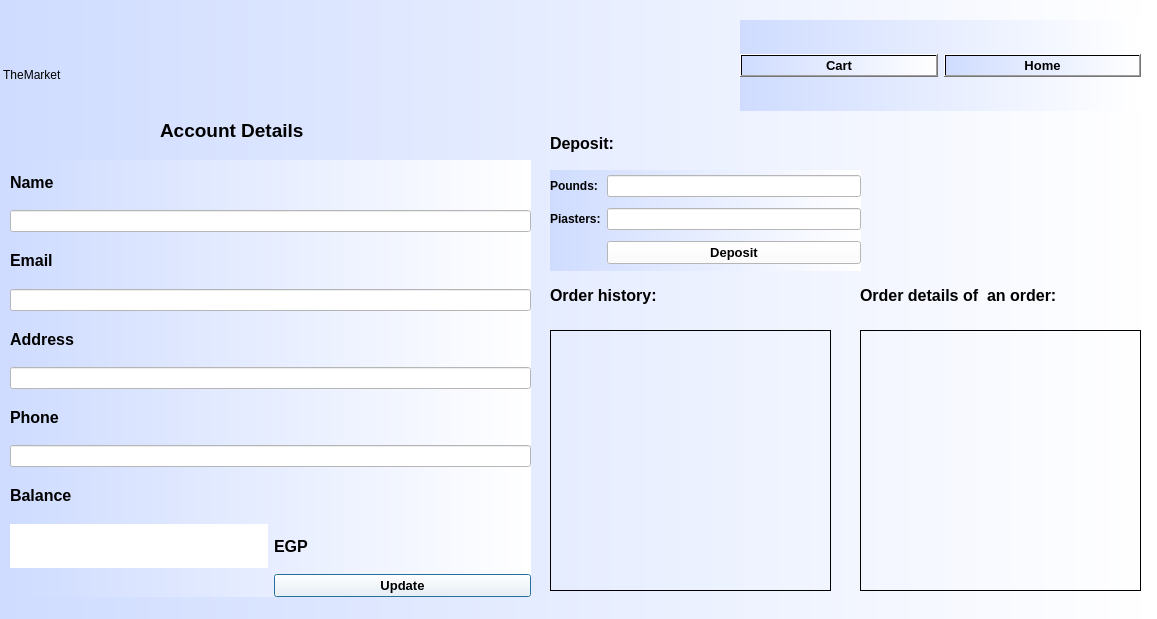
<?xml version="1.0" encoding="UTF-8"?>
<ui version="4.0">
 <class>Account</class>
 <widget class="QDialog" name="Account">
  <property name="geometry">
   <rect>
    <x>0</x>
    <y>0</y>
    <width>1157</width>
    <height>619</height>
   </rect>
  </property>
  <property name="windowTitle">
   <string>Dialog</string>
  </property>
  <property name="styleSheet">
   <string notr="true">background-color: qlineargradient(spread:pad, x1:0, y1:0, x2:1, y2:0, stop:0 rgba(207, 220, 255, 255), stop:1 rgba(255, 255, 255, 255));</string>
  </property>
  <widget class="QLabel" name="label">
   <property name="geometry">
    <rect>
     <x>0</x>
     <y>0</y>
     <width>250</width>
     <height>150</height>
    </rect>
   </property>
   <property name="styleSheet">
    <string notr="true">font: 26pt &quot;Forte&quot;;

background-color: qradialgradient(spread:pad, cx:0.5, cy:0.5, radius:2, fx:0.500038, fy:0.511, stop:0.370192 rgba(255, 255, 255, 0), stop:0.4 rgba(255, 162, 162, 80), stop:0.425 rgba(255, 132, 132, 156), stop:0.427885 rgba(255, 188, 188, 80), stop:0.44 rgba(252, 128, 128, 80), stop:1 rgba(255, 255, 255, 0));</string>
   </property>
   <property name="text">
    <string> TheMarket</string>
   </property>
  </widget>
  <widget class="QLabel" name="label_2">
   <property name="geometry">
    <rect>
     <x>160</x>
     <y>120</y>
     <width>171</width>
     <height>20</height>
    </rect>
   </property>
   <property name="font">
    <font>
     <pointsize>14</pointsize>
     <bold>true</bold>
    </font>
   </property>
   <property name="styleSheet">
    <string notr="true">

background-color: qradialgradient(spread:pad, cx:0.5, cy:0.5, radius:2, fx:0.500038, fy:0.511, stop:0.370192 rgba(255, 255, 255, 0), stop:0.4 rgba(255, 162, 162, 80), stop:0.425 rgba(255, 132, 132, 156), stop:0.427885 rgba(255, 188, 188, 80), stop:0.44 rgba(252, 128, 128, 80), stop:1 rgba(255, 255, 255, 0));</string>
   </property>
   <property name="text">
    <string>Account Details</string>
   </property>
  </widget>
  <widget class="QWidget" name="layoutWidget">
   <property name="geometry">
    <rect>
     <x>10</x>
     <y>160</y>
     <width>521</width>
     <height>437</height>
    </rect>
   </property>
   <layout class="QGridLayout" name="gridLayout">
    <item row="8" column="0">
     <widget class="QLabel" name="label_14">
      <property name="font">
       <font>
        <pointsize>12</pointsize>
        <bold>true</bold>
       </font>
      </property>
      <property name="styleSheet">
       <string notr="true">background-color: qradialgradient(spread:pad, cx:0.5, cy:0.5, radius:2, fx:0.500038, fy:0.511, stop:0.370192 rgba(255, 255, 255, 0), stop:0.4 rgba(255, 162, 162, 80), stop:0.425 rgba(255, 132, 132, 156), stop:0.427885 rgba(255, 188, 188, 80), stop:0.44 rgba(252, 128, 128, 80), stop:1 rgba(255, 255, 255, 0));</string>
      </property>
      <property name="text">
       <string>Balance</string>
      </property>
     </widget>
    </item>
    <item row="3" column="0" colspan="2">
     <widget class="QLineEdit" name="email">
      <property name="styleSheet">
       <string notr="true">background-color: rgb(255, 255, 255);</string>
      </property>
     </widget>
    </item>
    <item row="10" column="1">
     <widget class="QPushButton" name="save">
      <property name="font">
       <font>
        <pointsize>10</pointsize>
        <bold>true</bold>
       </font>
      </property>
      <property name="styleSheet">
       <string notr="true">background-color: rgb(255, 255, 255);</string>
      </property>
      <property name="text">
       <string>Update</string>
      </property>
     </widget>
    </item>
    <item row="7" column="0" colspan="2">
     <widget class="QLineEdit" name="phone">
      <property name="styleSheet">
       <string notr="true">background-color: rgb(255, 255, 255);</string>
      </property>
     </widget>
    </item>
    <item row="6" column="0">
     <widget class="QLabel" name="label_12">
      <property name="font">
       <font>
        <pointsize>12</pointsize>
        <bold>true</bold>
       </font>
      </property>
      <property name="styleSheet">
       <string notr="true">background-color: qradialgradient(spread:pad, cx:0.5, cy:0.5, radius:2, fx:0.500038, fy:0.511, stop:0.370192 rgba(255, 255, 255, 0), stop:0.4 rgba(255, 162, 162, 80), stop:0.425 rgba(255, 132, 132, 156), stop:0.427885 rgba(255, 188, 188, 80), stop:0.44 rgba(252, 128, 128, 80), stop:1 rgba(255, 255, 255, 0));</string>
      </property>
      <property name="text">
       <string>Phone</string>
      </property>
     </widget>
    </item>
    <item row="1" column="0" colspan="2">
     <widget class="QLineEdit" name="name">
      <property name="styleSheet">
       <string notr="true">background-color: rgb(255, 255, 255);</string>
      </property>
      <property name="text">
       <string/>
      </property>
     </widget>
    </item>
    <item row="5" column="0" colspan="2">
     <widget class="QLineEdit" name="address">
      <property name="styleSheet">
       <string notr="true">background-color: rgb(255, 255, 255);</string>
      </property>
     </widget>
    </item>
    <item row="0" column="0">
     <widget class="QLabel" name="label_5">
      <property name="font">
       <font>
        <pointsize>12</pointsize>
        <bold>true</bold>
       </font>
      </property>
      <property name="styleSheet">
       <string notr="true">background-color: qradialgradient(spread:pad, cx:0.5, cy:0.5, radius:2, fx:0.500038, fy:0.511, stop:0.370192 rgba(255, 255, 255, 0), stop:0.4 rgba(255, 162, 162, 80), stop:0.425 rgba(255, 132, 132, 156), stop:0.427885 rgba(255, 188, 188, 80), stop:0.44 rgba(252, 128, 128, 80), stop:1 rgba(255, 255, 255, 0));</string>
      </property>
      <property name="text">
       <string>Name</string>
      </property>
     </widget>
    </item>
    <item row="9" column="1">
     <widget class="QLabel" name="label_15">
      <property name="font">
       <font>
        <pointsize>12</pointsize>
        <bold>true</bold>
       </font>
      </property>
      <property name="styleSheet">
       <string notr="true">background-color: qradialgradient(spread:pad, cx:0.5, cy:0.5, radius:2, fx:0.500038, fy:0.511, stop:0.370192 rgba(255, 255, 255, 0), stop:0.4 rgba(255, 162, 162, 80), stop:0.425 rgba(255, 132, 132, 156), stop:0.427885 rgba(255, 188, 188, 80), stop:0.44 rgba(252, 128, 128, 80), stop:1 rgba(255, 255, 255, 0));</string>
      </property>
      <property name="text">
       <string>EGP</string>
      </property>
     </widget>
    </item>
    <item row="4" column="0">
     <widget class="QLabel" name="label_9">
      <property name="font">
       <font>
        <pointsize>12</pointsize>
        <bold>true</bold>
       </font>
      </property>
      <property name="styleSheet">
       <string notr="true">background-color: qradialgradient(spread:pad, cx:0.5, cy:0.5, radius:2, fx:0.500038, fy:0.511, stop:0.370192 rgba(255, 255, 255, 0), stop:0.4 rgba(255, 162, 162, 80), stop:0.425 rgba(255, 132, 132, 156), stop:0.427885 rgba(255, 188, 188, 80), stop:0.44 rgba(252, 128, 128, 80), stop:1 rgba(255, 255, 255, 0));</string>
      </property>
      <property name="text">
       <string>Address</string>
      </property>
     </widget>
    </item>
    <item row="9" column="0">
     <widget class="QLabel" name="balance">
      <property name="styleSheet">
       <string notr="true">background-color: rgb(255, 255, 255);</string>
      </property>
      <property name="text">
       <string/>
      </property>
     </widget>
    </item>
    <item row="2" column="0">
     <widget class="QLabel" name="label_7">
      <property name="font">
       <font>
        <pointsize>12</pointsize>
        <bold>true</bold>
       </font>
      </property>
      <property name="styleSheet">
       <string notr="true">background-color: qradialgradient(spread:pad, cx:0.5, cy:0.5, radius:2, fx:0.500038, fy:0.511, stop:0.370192 rgba(255, 255, 255, 0), stop:0.4 rgba(255, 162, 162, 80), stop:0.425 rgba(255, 132, 132, 156), stop:0.427885 rgba(255, 188, 188, 80), stop:0.44 rgba(252, 128, 128, 80), stop:1 rgba(255, 255, 255, 0));</string>
      </property>
      <property name="text">
       <string>Email</string>
      </property>
     </widget>
    </item>
   </layout>
  </widget>
  <widget class="QWidget" name="layoutWidget">
   <property name="geometry">
    <rect>
     <x>740</x>
     <y>20</y>
     <width>401</width>
     <height>91</height>
    </rect>
   </property>
   <layout class="QHBoxLayout" name="horizontalLayout">
    <item>
     <widget class="QPushButton" name="pushButton_2">
      <property name="font">
       <font>
        <pointsize>10</pointsize>
        <bold>true</bold>
       </font>
      </property>
      <property name="styleSheet">
       <string notr="true">background-color: qlineargradient(spread:pad, x1:0, y1:0, x2:1, y2:0, stop:0 rgba(207, 220, 255, 255), stop:1 rgba(255, 255, 255, 255));</string>
      </property>
      <property name="text">
       <string>Cart</string>
      </property>
     </widget>
    </item>
    <item>
     <widget class="QPushButton" name="pushButton">
      <property name="font">
       <font>
        <pointsize>10</pointsize>
        <bold>true</bold>
       </font>
      </property>
      <property name="styleSheet">
       <string notr="true">background-color: qlineargradient(spread:pad, x1:0, y1:0, x2:1, y2:0, stop:0 rgba(207, 220, 255, 255), stop:1 rgba(255, 255, 255, 255));</string>
      </property>
      <property name="text">
       <string>Home</string>
      </property>
     </widget>
    </item>
   </layout>
  </widget>
  <widget class="QLabel" name="label_4">
   <property name="geometry">
    <rect>
     <x>550</x>
     <y>130</y>
     <width>78</width>
     <height>27</height>
    </rect>
   </property>
   <property name="font">
    <font>
     <pointsize>12</pointsize>
     <bold>true</bold>
    </font>
   </property>
   <property name="styleSheet">
    <string notr="true">background-color: qradialgradient(spread:pad, cx:0.5, cy:0.5, radius:2, fx:0.500038, fy:0.511, stop:0.370192 rgba(255, 255, 255, 0), stop:0.4 rgba(255, 162, 162, 80), stop:0.425 rgba(255, 132, 132, 156), stop:0.427885 rgba(255, 188, 188, 80), stop:0.44 rgba(252, 128, 128, 80), stop:1 rgba(255, 255, 255, 0));</string>
   </property>
   <property name="text">
    <string>Deposit:</string>
   </property>
  </widget>
  <widget class="QWidget" name="gridLayoutWidget">
   <property name="geometry">
    <rect>
     <x>550</x>
     <y>170</y>
     <width>311</width>
     <height>101</height>
    </rect>
   </property>
   <layout class="QGridLayout" name="gridLayout_2">
    <item row="0" column="1">
     <widget class="QLineEdit" name="poundLine">
      <property name="styleSheet">
       <string notr="true">background-color: rgb(255, 255, 255);</string>
      </property>
     </widget>
    </item>
    <item row="0" column="0">
     <widget class="QLabel" name="label_8">
      <property name="font">
       <font>
        <bold>true</bold>
       </font>
      </property>
      <property name="styleSheet">
       <string notr="true">background-color: qradialgradient(spread:pad, cx:0.5, cy:0.5, radius:2, fx:0.500038, fy:0.511, stop:0.370192 rgba(255, 255, 255, 0), stop:0.4 rgba(255, 162, 162, 80), stop:0.425 rgba(255, 132, 132, 156), stop:0.427885 rgba(255, 188, 188, 80), stop:0.44 rgba(252, 128, 128, 80), stop:1 rgba(255, 255, 255, 0));</string>
      </property>
      <property name="text">
       <string>Pounds:</string>
      </property>
     </widget>
    </item>
    <item row="1" column="1">
     <widget class="QLineEdit" name="piasterLine">
      <property name="styleSheet">
       <string notr="true">background-color: rgb(255, 255, 255);</string>
      </property>
     </widget>
    </item>
    <item row="1" column="0">
     <widget class="QLabel" name="label_6">
      <property name="font">
       <font>
        <bold>true</bold>
       </font>
      </property>
      <property name="styleSheet">
       <string notr="true">background-color: qradialgradient(spread:pad, cx:0.5, cy:0.5, radius:2, fx:0.500038, fy:0.511, stop:0.370192 rgba(255, 255, 255, 0), stop:0.4 rgba(255, 162, 162, 80), stop:0.425 rgba(255, 132, 132, 156), stop:0.427885 rgba(255, 188, 188, 80), stop:0.44 rgba(252, 128, 128, 80), stop:1 rgba(255, 255, 255, 0));</string>
      </property>
      <property name="text">
       <string>Piasters:</string>
      </property>
     </widget>
    </item>
    <item row="2" column="1">
     <widget class="QPushButton" name="deposit">
      <property name="font">
       <font>
        <pointsize>10</pointsize>
        <bold>true</bold>
       </font>
      </property>
      <property name="styleSheet">
       <string notr="true">background-color: rgb(255, 255, 255);</string>
      </property>
      <property name="text">
       <string>Deposit</string>
      </property>
     </widget>
    </item>
   </layout>
  </widget>
  <widget class="QLabel" name="label_10">
   <property name="geometry">
    <rect>
     <x>550</x>
     <y>280</y>
     <width>141</width>
     <height>31</height>
    </rect>
   </property>
   <property name="font">
    <font>
     <pointsize>12</pointsize>
     <bold>true</bold>
    </font>
   </property>
   <property name="styleSheet">
    <string notr="true">background-color: qradialgradient(spread:pad, cx:0.5, cy:0.5, radius:2, fx:0.500038, fy:0.511, stop:0.370192 rgba(255, 255, 255, 0), stop:0.4 rgba(255, 162, 162, 80), stop:0.425 rgba(255, 132, 132, 156), stop:0.427885 rgba(255, 188, 188, 80), stop:0.44 rgba(252, 128, 128, 80), stop:1 rgba(255, 255, 255, 0));</string>
   </property>
   <property name="text">
    <string>Order history:</string>
   </property>
  </widget>
  <widget class="QLabel" name="label_11">
   <property name="geometry">
    <rect>
     <x>860</x>
     <y>280</y>
     <width>271</width>
     <height>31</height>
    </rect>
   </property>
   <property name="font">
    <font>
     <pointsize>12</pointsize>
     <bold>true</bold>
    </font>
   </property>
   <property name="styleSheet">
    <string notr="true">background-color: qradialgradient(spread:pad, cx:0.5, cy:0.5, radius:2, fx:0.500038, fy:0.511, stop:0.370192 rgba(255, 255, 255, 0), stop:0.4 rgba(255, 162, 162, 80), stop:0.425 rgba(255, 132, 132, 156), stop:0.427885 rgba(255, 188, 188, 80), stop:0.44 rgba(252, 128, 128, 80), stop:1 rgba(255, 255, 255, 0));</string>
   </property>
   <property name="text">
    <string>Order details of  an order:</string>
   </property>
  </widget>
  <widget class="QScrollArea" name="scrollArea">
   <property name="geometry">
    <rect>
     <x>550</x>
     <y>330</y>
     <width>281</width>
     <height>261</height>
    </rect>
   </property>
   <property name="styleSheet">
    <string notr="true">background-color: qradialgradient(spread:pad, cx:0.5, cy:0.5, radius:2, fx:0.500038, fy:0.511, stop:0.370192 rgba(255, 255, 255, 0), stop:0.4 rgba(255, 162, 162, 80), stop:0.425 rgba(255, 132, 132, 156), stop:0.427885 rgba(255, 188, 188, 80), stop:0.44 rgba(252, 128, 128, 80), stop:1 rgba(255, 255, 255, 0));</string>
   </property>
   <property name="widgetResizable">
    <bool>true</bool>
   </property>
   <widget class="QWidget" name="scrollAreaWidgetContents">
    <property name="geometry">
     <rect>
      <x>0</x>
      <y>0</y>
      <width>279</width>
      <height>259</height>
     </rect>
    </property>
    <layout class="QHBoxLayout" name="horizontalLayout_2">
     <item>
      <layout class="QGridLayout" name="gridLayout_3"/>
     </item>
    </layout>
   </widget>
  </widget>
  <widget class="QScrollArea" name="scrollArea_2">
   <property name="geometry">
    <rect>
     <x>860</x>
     <y>330</y>
     <width>281</width>
     <height>261</height>
    </rect>
   </property>
   <property name="styleSheet">
    <string notr="true">background-color: qradialgradient(spread:pad, cx:0.5, cy:0.5, radius:2, fx:0.500038, fy:0.511, stop:0.370192 rgba(255, 255, 255, 0), stop:0.4 rgba(255, 162, 162, 80), stop:0.425 rgba(255, 132, 132, 156), stop:0.427885 rgba(255, 188, 188, 80), stop:0.44 rgba(252, 128, 128, 80), stop:1 rgba(255, 255, 255, 0));</string>
   </property>
   <property name="widgetResizable">
    <bool>true</bool>
   </property>
   <widget class="QWidget" name="scrollAreaWidgetContents_2">
    <property name="geometry">
     <rect>
      <x>0</x>
      <y>0</y>
      <width>279</width>
      <height>259</height>
     </rect>
    </property>
    <layout class="QHBoxLayout" name="horizontalLayout_3">
     <item>
      <layout class="QGridLayout" name="gridLayout_4"/>
     </item>
    </layout>
   </widget>
  </widget>
 </widget>
 <resources/>
 <connections/>
</ui>
